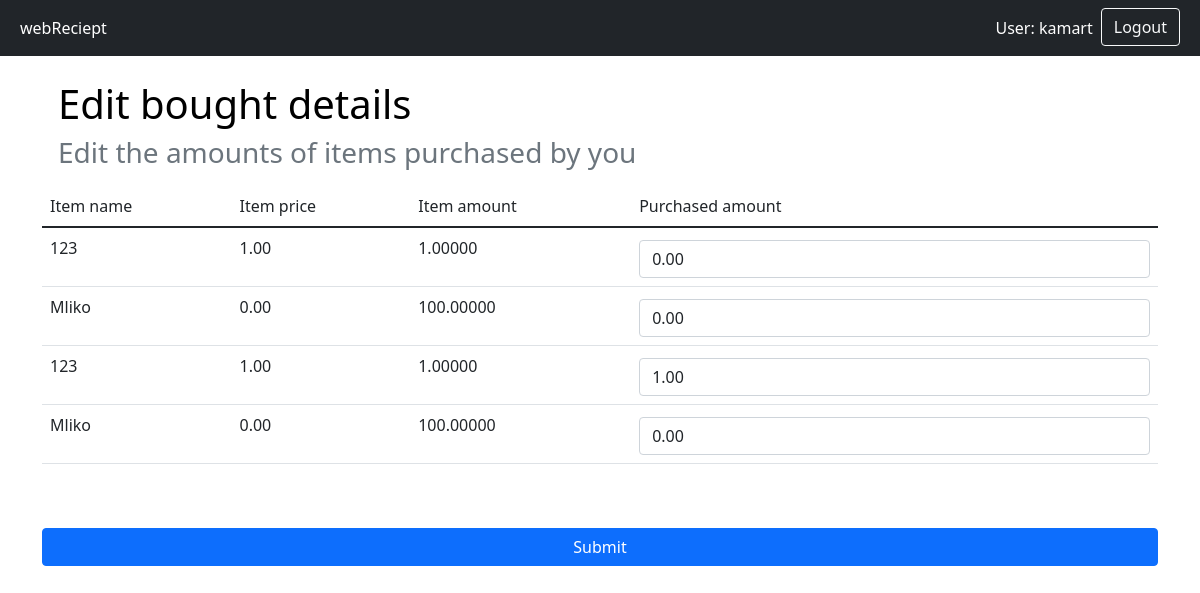
Page /reciept/1/2/manage (signed in) on the committed database.
### reciept/models.py (models this page shows, shortened)
class Item(models.Model):
    reciept = models.ForeignKey(Reciept, on_delete=models.CASCADE)
    name = models.CharField(max_length=100)
    amount = models.DecimalField(max_digits=9, decimal_places=5)
    price = models.DecimalField(max_digits=9, decimal_places=2)

### reciept/views.py (the view, shortened to what this page needs)
# urls.py: path('reciept/<int:group_id>/<int:reciept_id>/manage', views.recieptManage, name='reciept-manage'),
@login_required(redirect_field_name='next', login_url='/accounts/login')
def recieptManage(request, reciept_id , group_id):
    group = get_object_or_404(Group, id = group_id)
    reciept = get_object_or_404(Reciept, id = reciept_id)
    if not group.accounts.filter(username = request.user.username).exists():
        raise PermissionDenied
    itemList = Item.objects.filter(reciept = reciept)
    initial = []
    for item in itemList:
        info, _ = item.iteminfo_set.get_or_create(user = request.user, defaults = {
            'amount': 0,
            'user': request.user,
            'item': item
        })
        initial.append(
            {
                'itemId': item.id,
                'purchasedAmount': info.amount,
            }
        )
    formset = ManageFormSet(request.POST or None, initial = initial)
    itemList = zip(itemList, formset)
    context = {
        'items': itemList,
        'reciept': reciept,
        'group_id': group_id,
        'formset': formset,
    }
    return render(request, 'reciept/recieptManage.html', context)

### reciept/templates/reciept/recieptManage.html (shortened to what this page needs)
{% extends 'reciept/mainModule.html' %}
{% load tags %}
{% block content %}
<div class='container'>
    <h1 class='text-black mt-4 ms-3'>
        Edit bought details
    </h1>
    <h3 class='text-muted mb-3 ms-3'>
        Edit the amounts of items purchased by you
    </h3>
    <div id='recieptItems' class='mt-3'>
        <form method='post' class='d-flex flex-column'>
            <table class='table'>
                <thead>
                    <tr>
                        <td>
                            Item name
                        </td>
                        <td>
                            Item price
                        </td>
                        <td>
                            Item amount
                        </td>
                        <td>
                            Purchased amount
                        </td>
                    </tr>
                </thead>
                <tbody id='itemContainer'>
                    {% for item, form in items %}
                        <tr>
                                <td> {{ item.name }} </td>
                                <td> {{ item.price }} </td>
                                <td> {{ item.amount }} </td>
                                <td> {{ form.purchasedAmount }} </td>
                        </tr>
                    {% endfor %}
                </tbody>
            </table>
            <button type='submit' class='btn btn-primary mt-5'>Submit</button>
        </form>
    </div>
</div>
{% endblock %}

### reciept/templates/reciept/mainModule.html (shortened to what this page needs)
<!DOCTYPE html>
<html lang="en">
    <head>
        {% load static %}
        <link rel = "stylesheet" href="{% static 'reciept/css/bootstrap.css' %}">
    <body>
        <div id = "header">
            <header class="navbar navbar-expand-sm bg-dark navbar-dark">
                <div class="container-fluid ">
                  <ul class="navbar-nav">
                        <li class="nav-item">
                            <a class="nav-link active" href={% url 'index' %}>webReciept</a>
                        </li>
                    </ul>
                    <div class="navbar-right">
                        <ul class="navbar-nav">
                        {% if user.is_authenticated %}
                            <li class='nav-item'>
                                <div class='nav-item navbar-text text-white me-2'>
                                    User: {{ user.username }}
                                </div>
                            </li>
                            <li class='nav-item'>
                                <a href={% url 'logout' %} role="button" class="btn btn-outline-light me-2 ">
                                    Logout
                                </a>
                            </li>
                        {% endif %}
                        </ul>
                    </div>
                </div>
            </header>
        </div>
        <div id = "content">
            {% block content %}{% endblock %}
        </div>
    </body>
</html>

### rows in the picture
Item: name "123", price "1.00", amount "1.00000", purchasedAmount "0.00"
Item: name "Mliko", price "0.00", amount "100.00000", purchasedAmount "0.00"
Item: name "123", price "1.00", amount "1.00000", purchasedAmount "1.00"
Item: name "Mliko", price "0.00", amount "100.00000", purchasedAmount "0.00"

### other values in the picture
{{ user.username }} "kamart"
